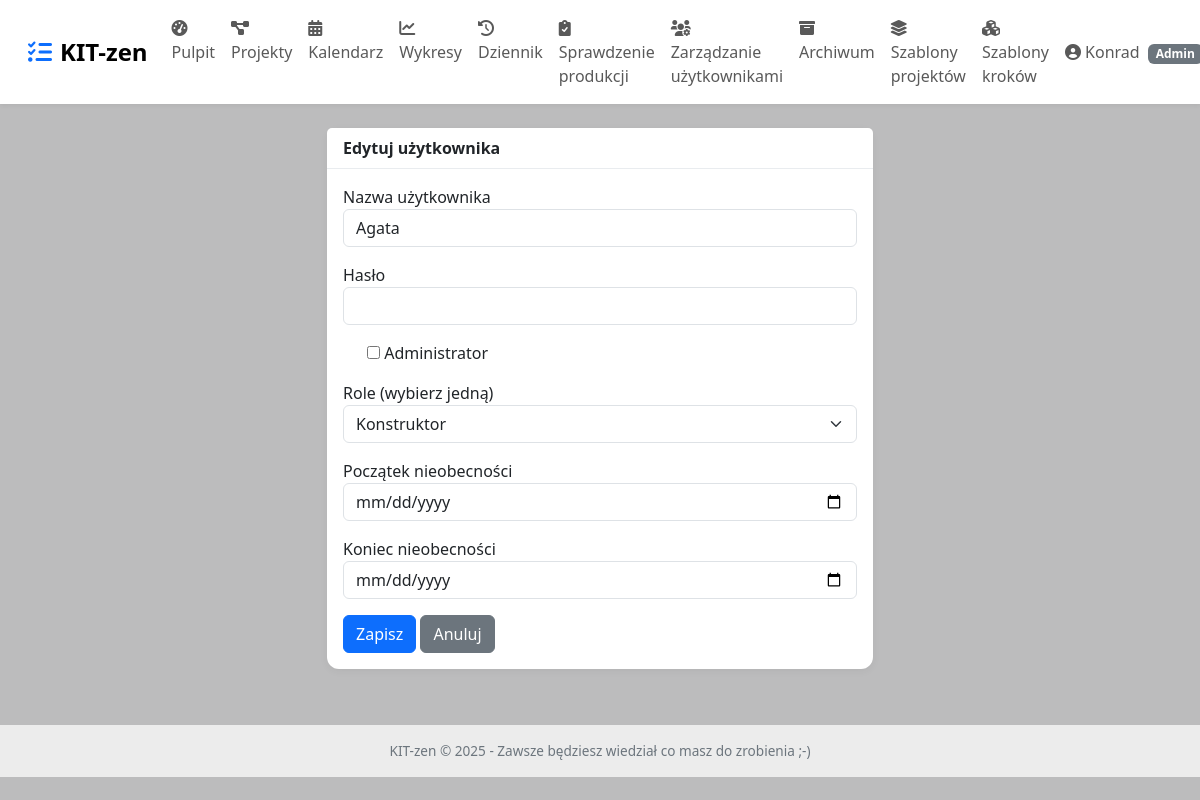
Before: /admin/users/edit/5 (signed in) with the older database file.
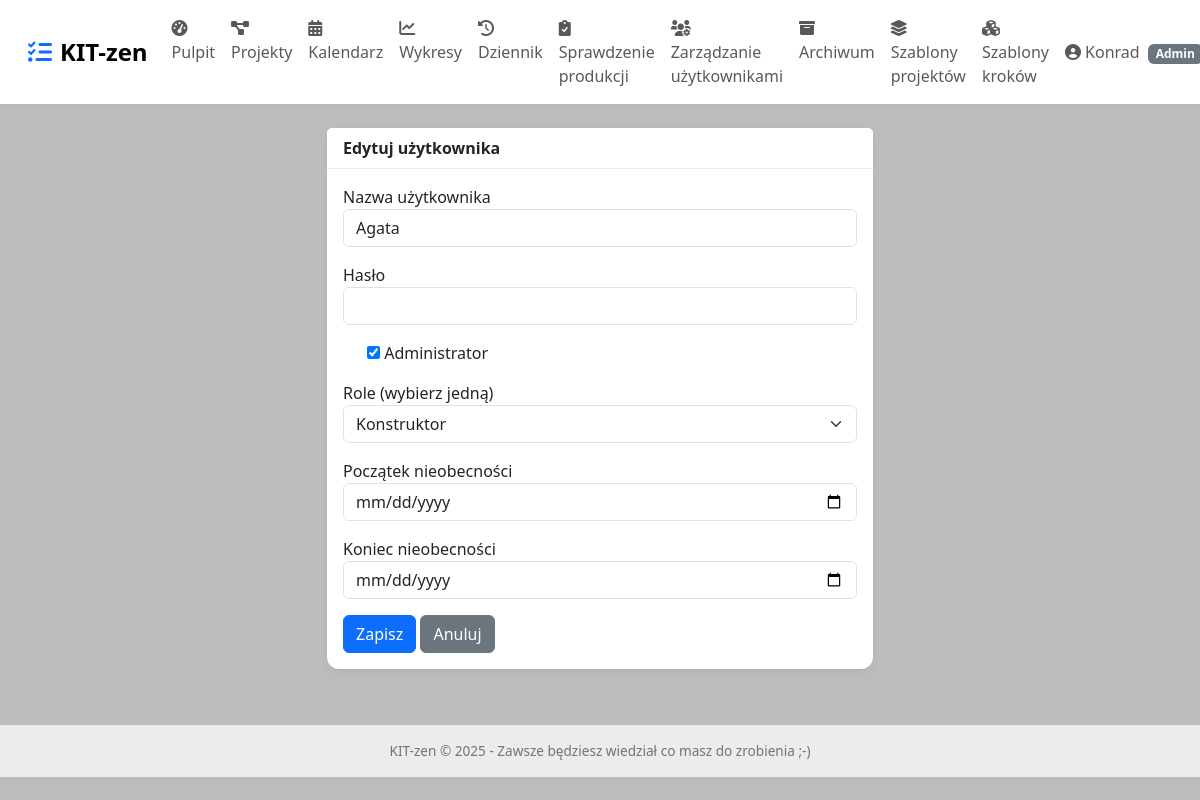
After: the same page with the newer database file.
### app.py (models this page shows, shortened)
class User(UserMixin, db.Model):
    __tablename__ = 'user'
    id = db.Column(db.Integer, primary_key=True)
    username = db.Column(db.String(80), unique=True, nullable=False)
    password = db.Column(db.String(200), nullable=False)
    is_admin = db.Column(db.Boolean, default=False)
    absence_start = db.Column(db.Date, nullable=True)
    absence_end = db.Column(db.Date, nullable=True)
    roles = db.relationship('Role', secondary=user_roles, backref=db.backref('users', lazy='dynamic'))

### app.py (the view, shortened to what this page needs)
@app.route('/admin/users/edit/<int:user_id>', methods=['GET', 'POST'])
@login_required
@admin_required
def edit_user(user_id):
    user = User.query.get_or_404(user_id)
    form = UserForm(obj=user)
    form.roles.data = user.roles[0].name if user.roles else ''
    return render_template('user_form.html', form=form, title='Edytuj użytkownika')

### app.py
class UserForm(FlaskForm):
    username = StringField('Nazwa użytkownika', validators=[InputRequired(), Length(min=3, max=80)])
    password = PasswordField('Hasło', validators=[InputRequired(), Length(min=4)])
    is_admin = BooleanField('Administrator')
    roles = SelectField('Role (wybierz jedną)', choices=[('technolog','Technolog'),('konstruktor','Konstruktor'),('wdrożeniowiec','Wdrożeniowiec'),('QC','Kontrola jakości')], validators=[Optional()])
    absence_start = DateField('Początek nieobecności', validators=[Optional()])
    absence_end = DateField('Koniec nieobecności', validators=[Optional()])

### app.py (called while the page is built)
def admin_required(f):
    @wraps(f)
    def decorated_function(*args, **kwargs):
        if not current_user.is_authenticated or not current_user.is_admin:
            flash('Dostęp tylko dla administratora.', 'danger')
            return redirect(url_for('dashboard'))
        return f(*args, **kwargs)
    return decorated_function

@login_manager.user_loader
def load_user(user_id):
    return User.query.get(int(user_id))

### templates/user_form.html (shortened to what this page needs)
{% extends "base.html" %}
{% block content %}
<div class="row justify-content-center">
    <div class="col-md-6">
        <div class="card">
            <div class="card-header">{{ title }}</div>
            <div class="card-body">
                <form method="POST">
                    <div class="mb-3">{{ form.username.label }} {{ form.username(class="form-control") }}</div>
                    <div class="mb-3">{{ form.password.label }} {{ form.password(class="form-control") }}</div>
                    <div class="mb-3 form-check">{{ form.is_admin() }} {{ form.is_admin.label }}</div>
                    <div class="mb-3">{{ form.roles.label }} {{ form.roles(class="form-select") }}</div>
                    <div class="mb-3">{{ form.absence_start.label }} {{ form.absence_start(class="form-control", type="date") }}</div>
                    <div class="mb-3">{{ form.absence_end.label }} {{ form.absence_end(class="form-control", type="date") }}</div>
                    <button class="btn btn-primary" type="submit">Zapisz</button>
                    <a href="{{ url_for('admin_users') }}" class="btn btn-secondary">Anuluj</a>
                </form>
            </div>
        </div>
    </div>
</div>
{% endblock %}

Changed rows visible on the page:
changed User "Agata": is_admin "☐" → "☑"
